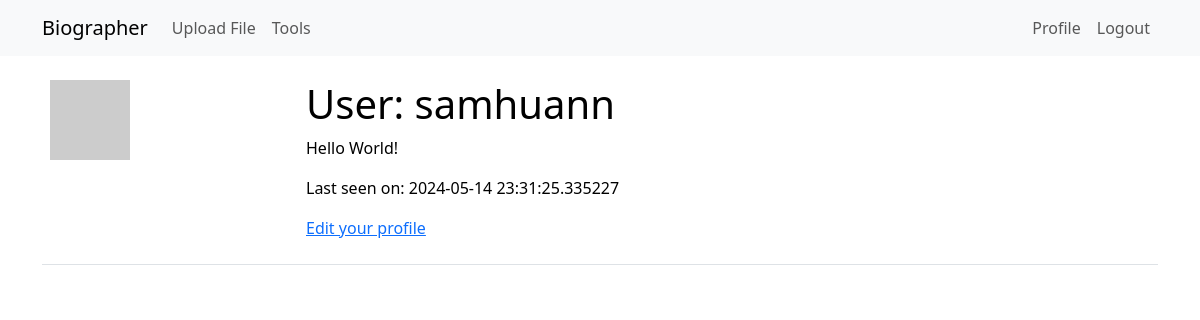
Before: /user/samhuann (signed in) with the older database file.
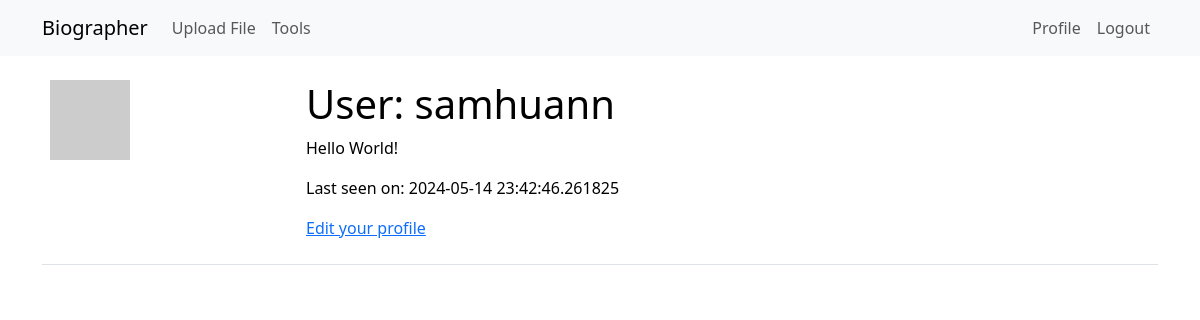
After: the same page with the newer database file.
### app/models.py (models this page shows, shortened)
class User(UserMixin, db.Model):
    id: so.Mapped[int] = so.mapped_column(primary_key=True)
    username: so.Mapped[str] = so.mapped_column(sa.String(64), index=True,
                                                unique=True)
    email: so.Mapped[str] = so.mapped_column(sa.String(120), index=True,
                                             unique=True)
    password_hash: so.Mapped[Optional[str]] = so.mapped_column(sa.String(256))
    def avatar(self, size):
        digest = md5(self.email.lower().encode('utf-8')).hexdigest()
        return f'https://www.gravatar.com/avatar/{digest}?d=identicon&s={size}'
    about_me: so.Mapped[Optional[str]] = so.mapped_column(sa.String(140))
    last_seen: so.Mapped[Optional[datetime]] = so.mapped_column(
        default=lambda: datetime.now(timezone.utc))

### app/main/routes.py (the view)
@bp.route('/user/<username>')
@login_required
def user(username):
    user = db.first_or_404(sa.select(User).where(User.username == username))
    return render_template('user.html', user=user)

### app/main/routes.py (called while the page is built)
@bp.before_request
def before_request():
    if current_user.is_authenticated:
        current_user.last_seen = datetime.now(timezone.utc)
        db.session.commit()

### app/models.py (called while the page is built)
@login.user_loader
def load_user(id):
    return db.session.get(User, int(id))

### app/templates/user.html
{% extends "base.html" %}
{% block content %}
    <table class="table table-hover">
        <tr>
            <td width="256px"><img src="{{ user.avatar(128) }}"></td>
            <td>
                <h1>User: {{ user.username }}</h1>
                {% if user.about_me %}<p>{{ user.about_me }}</p>{% endif %}
                {% if user.last_seen %}<p>Last seen on: {{ user.last_seen }}</p>{% endif %}
                <p><a href="{{ url_for('main.edit_profile') }}">Edit your profile</a></p>
            </td>
        </tr>
    </table>
{% endblock %}

### app/templates/base.html (shortened to what this page needs)
<!doctype html>
<html lang="en">
  <head>
    <link
        href="https://cdn.jsdelivr.net/npm/bootstrap@5.3.2/dist/css/bootstrap.min.css"
        rel="stylesheet"
>
  </head>
  <body>
    <nav class="navbar navbar-expand-lg bg-body-tertiary">
      <div class="container">
        <a class="navbar-brand" href="{{ url_for('main.upload_form') }}">Biographer</a>
        <div class="collapse navbar-collapse" id="navbarSupportedContent">
          <ul class="navbar-nav me-auto mb-2 mb-lg-0">
            <li class="nav-item">
              <a class="nav-link" aria-current="page" href="{{ url_for('main.upload_file') }}">Upload File</a>
            </li>
            <li class="nav-item">
              <a class="nav-link" aria-current="page" href="{{ url_for('main.tool_list') }}">Tools</a>
            </li>
          </ul>
          <ul class="navbar-nav mb-2 mb-lg-0">
            {% if current_user.is_anonymous %}
            <li class="nav-item">
              <a class="nav-link" aria-current="page" href="{{ url_for('auth.login') }}">Login</a>
            </li>
            {% else %}
            <li class="nav-item">
              <a class="nav-link" aria-current="page" href="{{ url_for('main.user', username=current_user.username) }}">Profile</a>
            </li>
            <li class="nav-item">
              <a class="nav-link" aria-current="page" href="{{ url_for('auth.logout') }}">Logout</a>
            </li>
            {% endif %}
          </ul>
        </div>
      </div>
    </nav>
    <div class="container mt-3">
      {% block content %}{% endblock %}
    </div>
  </body>
</html>

Changed rows visible on the page:
changed User "samhuann": last_seen "2024-05-14 23:31:25.335227" → "2024-05-14 23:42:46.261825"
